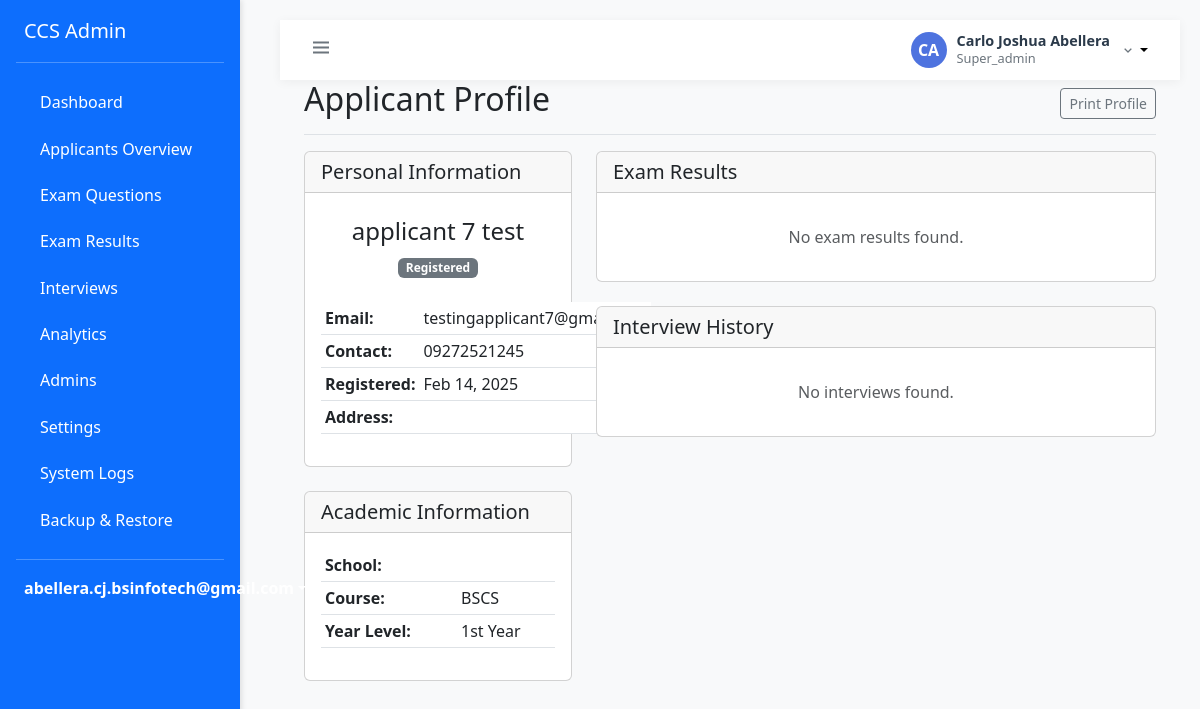
The page /admin/super/view_applicant.php?id=9 (signed in) on the database its author committed.
### tables this page shows
CREATE TABLE `users` (
  `id` int(11) NOT NULL,
  `email` varchar(255) NOT NULL,
  `password` varchar(255) NOT NULL,
  `first_name` varchar(100) NOT NULL,
  `last_name` varchar(100) NOT NULL,
  `role` enum('super_admin','admin','applicant') NOT NULL,
  `status` enum('active','inactive','pending','approved','rejected') DEFAULT 'pending',
  `created_at` timestamp NOT NULL DEFAULT current_timestamp(),
  `updated_at` timestamp NOT NULL DEFAULT current_timestamp() ON UPDATE current_timestamp(),
  `updated_by` int(11) DEFAULT NULL
);

CREATE TABLE `applicants` (
  `id` int(11) NOT NULL,
  `user_id` int(11) NOT NULL,
  `applicant_number` varchar(50) NOT NULL,
  `first_name` varchar(100) NOT NULL,
  `middle_name` varchar(100) DEFAULT NULL,
  `last_name` varchar(100) NOT NULL,
  `contact_number` varchar(20) NOT NULL,
  `address` text NOT NULL,
  `birth_date` date NOT NULL,
  `school` varchar(255) NOT NULL,
  `course` enum('BSCS','BSIT') NOT NULL,
  `year_level` enum('1st Year','2nd Year','3rd Year','4th Year','5th Year','Graduate') NOT NULL,
  `progress_status` enum('registered','part1_pending','part1_completed','part2_pending','part2_completed','interview_pending','interview_completed','passed','failed') NOT NULL DEFAULT 'registered',
  `created_at` timestamp NOT NULL DEFAULT current_timestamp(),
  `updated_at` timestamp NOT NULL DEFAULT current_timestamp() ON UPDATE current_timestamp(),
  `application_status_id` int(11) DEFAULT NULL,
  `exam_status_id` int(11) DEFAULT NULL,
  `preferred_course` varchar(255) NOT NULL
);

### config/database.php (called while the page is built, shortened)
<?php
class Database {
    private static $instance = null;
    private $connection;
    private function __construct() {
        try {
            $this->connection = new PDO(
                "mysql:host=localhost;dbname=ccs_screening",
                "root",
                ""
            );
            $this->connection->setAttribute(PDO::ATTR_ERRMODE, PDO::ERRMODE_EXCEPTION);
            $this->connection->setAttribute(PDO::ATTR_DEFAULT_FETCH_MODE, PDO::FETCH_ASSOC);
        } catch(PDOException $e) {
            die("Connection failed: " . $e->getMessage());
        }
    }
    public static function getInstance() {
        if (self::$instance === null) {
            self::$instance = new self();
        }
        return self::$instance;
    }
    public function getConnection() {
        return $this->connection;
    }
}
?>

### classes/Auth.php (called while the page is built, shortened)
<?php
class Auth {
    private $conn;
    public function __construct() {
        require_once __DIR__ . '/../config/database.php';
        $this->database = Database::getInstance();
        $this->conn = $this->database->getConnection();
    }
    public function isLoggedIn() {
        return isset($_SESSION['user_id']) && !empty($_SESSION['user_id']);
    }
    public function getCurrentUser() {
        try {
            $stmt = $this->conn->prepare("
                SELECT
                    u.*,
                    CASE
                        WHEN sa.user_id IS NOT NULL THEN 'super_admin'
                        WHEN a.user_id IS NOT NULL THEN 'admin'
                        ELSE u.role
                    END as role_type
                FROM users u
                LEFT JOIN super_admins sa ON u.id = sa.user_id
                LEFT JOIN admins a ON u.id = a.user_id
                WHERE u.id = ? AND u.status = 'active'
                LIMIT 1
            ");
            $stmt->execute([$_SESSION['user_id']]);
            $user = $stmt->fetch(PDO::FETCH_ASSOC);
            if ($user) {
                $user['role'] = $user['role_type'];
            }
            return $user;
        } catch (Exception $e) {
            error_log("Get current user error: " . $e->getMessage());
            return null;
        }
    }
}
?>

### admin/super/view_applicant.php (the view, shortened to what this page needs)
<?php
require_once '../../classes/Auth.php';
require_once '../../config/database.php';
require_once '../includes/layout.php';
$auth = new Auth();
try {
    $database = Database::getInstance();;
    $conn = $database->getConnection();
    $applicant_id = $_GET['id'] ?? null;
    $query = "SELECT
                a.*,
                CONCAT(a.first_name, ' ', a.last_name) as full_name,
                u.email,
                u.created_at as registration_date
              FROM applicants a
              JOIN users u ON a.user_id = u.id
              WHERE a.id = ?";
    $stmt = $conn->prepare($query);
    $stmt->execute([$applicant_id]);
    $applicant = $stmt->fetch(PDO::FETCH_ASSOC);
    $query = "SELECT
                er.*,
                e.title as exam_title,
                e.type as exam_type,
                e.part as exam_part,
                e.passing_score,
                er.created_at,
                (SELECT COUNT(*) FROM questions q WHERE q.exam_id = e.id) as total_questions,
                (SELECT COUNT(*) FROM applicant_answers aa
                 WHERE aa.exam_id = e.id AND aa.applicant_id = ? AND aa.is_correct = 1) as correct_answers
              FROM exam_results er
              JOIN exams e ON er.exam_id = e.id
              WHERE er.applicant_id = ?
              ORDER BY e.part ASC, er.created_at DESC";
    $stmt = $conn->prepare($query);
    $stmt->execute([$applicant['id'], $applicant['id']]);
    $exam_results = $stmt->fetchAll();
    $query = "SELECT
                i.*,
                CONCAT(a.first_name, ' ', a.last_name) as interviewer_name,
                a.id as interviewer_id
              FROM interview_schedules i
              JOIN users u ON i.interviewer_id = u.id
              JOIN admins a ON u.id = a.user_id
              WHERE i.applicant_id = ?
              ORDER BY i.schedule_date DESC, i.start_time DESC";
    $stmt = $conn->prepare($query);
    $stmt->execute([$applicant_id]);
    $interviews = $stmt->fetchAll(PDO::FETCH_ASSOC);
} catch (Exception $e) {
    $error = $e->getMessage();
}
admin_header('View Applicant');
?>
<div class="container-fluid px-4">
    <div class="d-flex justify-content-between flex-wrap flex-md-nowrap align-items-center pb-2 mb-3 border-bottom">
        <h1 class="h2">Applicant Profile</h1>
        <div class="btn-toolbar mb-2 mb-md-0">
            <button type="button" class="btn btn-sm btn-outline-secondary" onclick="window.print()">
                <i class="bi bi-printer"></i> Print Profile
            </button>
        </div>
    </div>
    <?php if (isset($applicant)): ?>
        <div class="row">
            <div class="col-md-4">
                <div class="card mb-4">
                    <div class="card-header">
                        <h5 class="card-title mb-0">Personal Information</h5>
                    </div>
                    <div class="card-body">
                        <div class="text-center mb-4">
                            <h4><?php echo htmlspecialchars($applicant['full_name']); ?></h4>
                            <span class="badge <?php
                                echo match($applicant['progress_status']) {
                                    'registered' => 'bg-secondary',
                                    'part1_completed' => 'bg-info',
                                    'part2_completed' => 'bg-primary',
                                    'interview_pending' => 'bg-warning',
                                    'passed' => 'bg-success',
                                    'failed' => 'bg-danger',
                                    default => 'bg-secondary'
                                };
                            ?>">
                                <?php echo ucwords(str_replace('_', ' ', $applicant['progress_status'])); ?>
                            </span>
                        </div>
                        <table class="table table-sm">
                            <tr>
                                <th>Email:</th>
                                <td><?php echo htmlspecialchars($applicant['email']); ?></td>
                            </tr>
                            <tr>
                                <th>Contact:</th>
                                <td><?php echo htmlspecialchars($applicant['contact_number']); ?></td>
                            </tr>
                            <tr>
                                <th>Registered:</th>
                                <td><?php echo date('M d, Y', strtotime($applicant['registration_date'])); ?></td>
                            </tr>
                            <tr>
                                <th>Address:</th>
                                <td><?php echo htmlspecialchars($applicant['address']); ?></td>
                            </tr>
                        </table>
                    </div>
                </div>
                <div class="card mb-4">
                    <div class="card-header">
                        <h5 class="card-title mb-0">Academic Information</h5>
                    </div>
                    <div class="card-body">
                        <table class="table table-sm">
                            <?php if (isset($applicant['school'])): ?>
                            <tr>
                                <th>School:</th>
                                <td><?php echo htmlspecialchars($applicant['school']); ?></td>
                            </tr>
                            <?php endif; ?>
                            <?php if (isset($applicant['course'])): ?>
                            <tr>
                                <th>Course:</th>
                                <td><?php echo htmlspecialchars($applicant['course']); ?></td>
                            </tr>
                            <?php endif; ?>
                            <?php if (isset($applicant['year_level'])): ?>
                            <tr>
                                <th>Year Level:</th>
                                <td><?php echo htmlspecialchars($applicant['year_level']); ?></td>
                            </tr>
                            <?php endif; ?>
                        </table>
                    </div>
                </div>
            </div>
            <div class="col-md-8">
                <div class="card mb-4">
                    <div class="card-header">
                        <h5 class="card-title mb-0">Exam Results</h5>
                    </div>
                    <div class="card-body">
                        <?php if (empty($exam_results)): ?>
                            <p class="text-center text-muted my-3">No exam results found.</p>
                        <?php endif; ?>
                    </div>
                </div>
                <div class="card">
                    <div class="card-header">
                        <h5 class="card-title mb-0">Interview History</h5>
                    </div>
                    <div class="card-body">
                        <?php if (empty($interviews)): ?>
                            <p class="text-center text-muted my-3">No interviews found.</p>
                        <?php endif; ?>
                    </div>
                </div>
            </div>
        </div>
    <?php endif; ?>
</div>
<?php
admin_footer();
?>

### admin/includes/layout.php (shortened to what this page needs)
<?php
require_once __DIR__ . '/../../classes/Auth.php';
function admin_header($title = '') {
?>
<!DOCTYPE html>
<html lang="en">
<head>
    <link href="https://cdn.jsdelivr.net/npm/bootstrap@5.3.0/dist/css/bootstrap.min.css" rel="stylesheet">
    <link href='https://unpkg.com/boxicons@2.1.4/css/boxicons.min.css' rel='stylesheet'>
    <link href="https://cdn.jsdelivr.net/npm/metismenu/dist/metisMenu.min.css" rel="stylesheet">
</head>
<body>
    <div class="wrapper">
        <?php include 'sidebar.php'; ?>
        <div class="page-content-wrapper">
            <nav class="top-navbar">
                <button class="btn btn-link text-secondary px-1 py-0" id="sidebarToggle">
                    <i class="bx bx-menu fs-4"></i>
                </button>
                <div class="user-profile dropdown">
                    <button class="user-profile-btn dropdown-toggle" type="button" data-bs-toggle="dropdown" aria-expanded="false">
                        <div class="user-avatar">
                            <?php echo strtoupper(substr($user['first_name'], 0, 1) . substr($user['last_name'], 0, 1)); ?>
                        </div>
                        <div class="user-info">
                            <h6 class="user-name"><?php echo htmlspecialchars($user['first_name'] . ' ' . $user['last_name']); ?></h6>
                            <p class="user-role"><?php echo ucfirst($user['role']); ?></p>
                        </div>
                        <i class="bx bx-chevron-down text-secondary"></i>
                    </button>
                </div>
            </nav>
            <div class="content-wrapper">
<?php
}
function admin_footer() {
?>
            </div>
        </div>
    </div>
</body>
</html>
<?php } ?>

### admin/includes/sidebar.php (shortened to what this page needs)
<?php
require_once __DIR__ . '/../../classes/Auth.php';
global $auth;
$user = $auth->getCurrentUser();
function is_active($page_name) {
    return strpos($_SERVER['SCRIPT_NAME'], $page_name) !== false ? 'active' : '';
}
?>
<nav class="sidebar bg-primary">
    <div class="d-flex flex-column">
        <a href="/php-ccs/admin/super/dashboard.php" class="d-flex align-items-center mb-3 mb-md-0 me-md-auto text-white text-decoration-none">
            <span class="fs-5">CCS Admin</span>
        </a>
        <hr class="text-white my-3">
        <ul class="nav nav-pills flex-column mb-auto">
            <li class="nav-item">
                <a class="nav-link text-white <?php echo is_active('dashboard'); ?>" href="/php-ccs/admin/super/dashboard.php">
                    Dashboard
                </a>
            </li>
            <li class="nav-item">
                <a class="nav-link text-white <?php echo is_active('applicants'); ?>" href="/php-ccs/admin/super/applicants_overview.php">
                    Applicants Overview
                </a>
            </li>
            <li class="nav-item">
                <a class="nav-link text-white <?php echo is_active('manage_questions'); ?>" href="/php-ccs/admin/super/manage_questions.php">
                    Exam Questions
                </a>
            </li>
            <li class="nav-item">
                <a class="nav-link text-white <?php echo is_active('exam_results'); ?>" href="/php-ccs/admin/super/exam_results.php">
                    Exam Results
                </a>
            </li>
            <li class="nav-item">
                <a class="nav-link text-white <?php echo is_active('interview_list'); ?>" href="/php-ccs/admin/super/interview_list.php">
                    Interviews
                </a>
            </li>
            <li class="nav-item">
                <a class="nav-link text-white <?php echo is_active('analytics'); ?>" href="/php-ccs/admin/super/analytics.php">
                    Analytics
                </a>
            </li>
            <li class="nav-item">
                <a class="nav-link text-white <?php echo is_active('list_admins'); ?>" href="/php-ccs/admin/super/list_admins.php">
                    Admins
                </a>
            </li>
            <li class="nav-item">
                <a class="nav-link text-white <?php echo is_active('system_settings'); ?>" href="/php-ccs/admin/super/system_settings.php">
                    Settings
                </a>
            </li>
            <li class="nav-item">
                <a class="nav-link text-white <?php echo is_active('logs'); ?>" href="/php-ccs/admin/super/system_logs.php">
                    System Logs
                </a>
            </li>
            <li class="nav-item">
                <a class="nav-link text-white <?php echo is_active('backup'); ?>" href="/php-ccs/admin/super/backup.php">
                    Backup & Restore
                </a>
            </li>
        </ul>
        <hr class="text-white my-3">
        <div class="dropdown pb-3">
            <a href="#" class="d-flex align-items-center text-white text-decoration-none dropdown-toggle" id="dropdownUser" data-bs-toggle="dropdown" aria-expanded="false">
                <strong><?php echo htmlspecialchars($user['email']); ?></strong>
            </a>
        </div>
    </div>
</nav>

### rows shown on the page
users: email "abellera.cj.bsinfotech@gmail.com", first_name+last_name "CA", first_name+last_name "Carlo Joshua Abellera", role "Super_admin"
applicants: progress_status "Registered", user.email "testingapplicant7@gmail.com", contact_number "09272521245", user.created_at "Feb 14, 2025", course "BSCS", year_level "1st Year"

### other values the page prints
$applicant['full_name'] "applicant 7 test"
